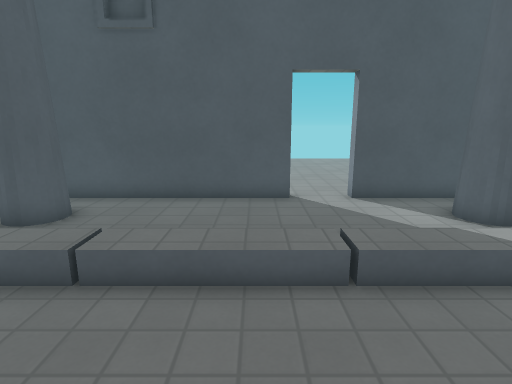
View 1 (above)

24 first-person views from a walk through a 3-D level made in the Godot game engine. The camera is 1.4 m above the floor, tilts 12° down and sees 80° across. The floor is counted in squares, 0.5 m on a side. Each view is taken from the middle of a square. On the plan, view 1 faces up. The plan holds only what a view shows up to about 20 squares ahead; the rest is blank. The place goes on beyond the plan. Door leaves are left out where a doorway can be walked through. Some surface patterns are stand-ins.

View 2
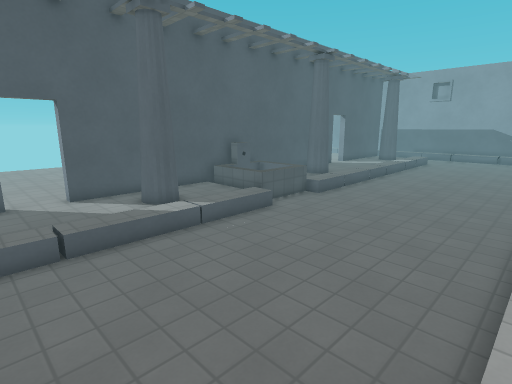

View 3
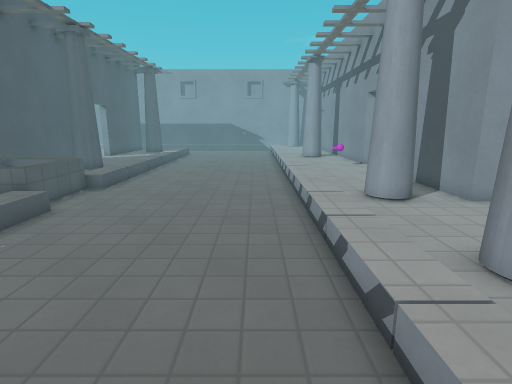

View 4
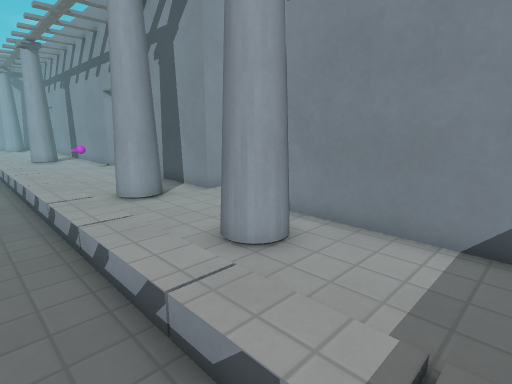

View 5
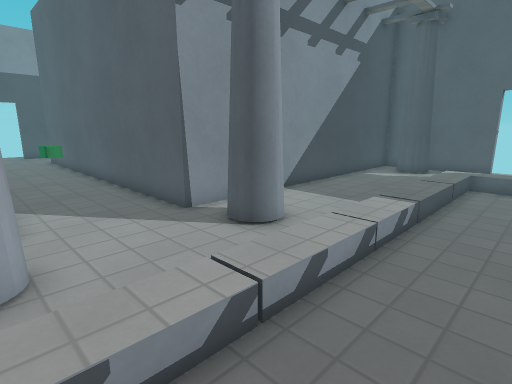

View 6
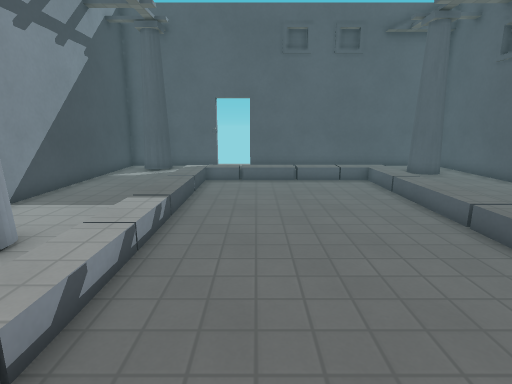

View 7
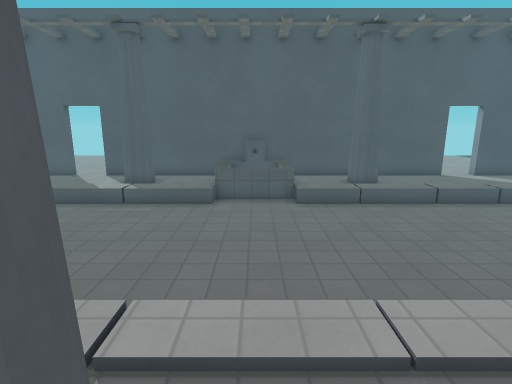

View 8
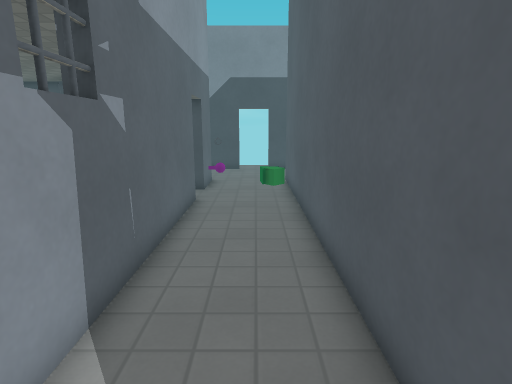

View 9
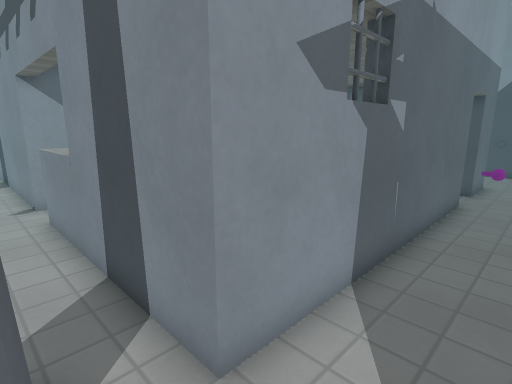

View 10
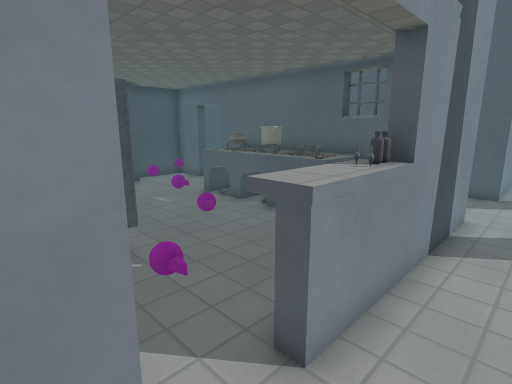

View 11
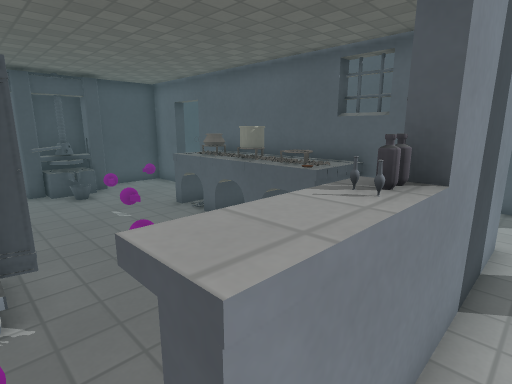

View 12
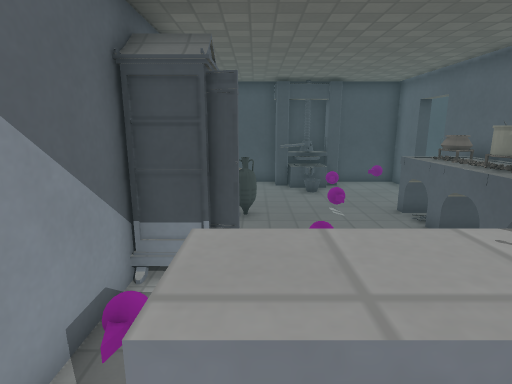

View 13
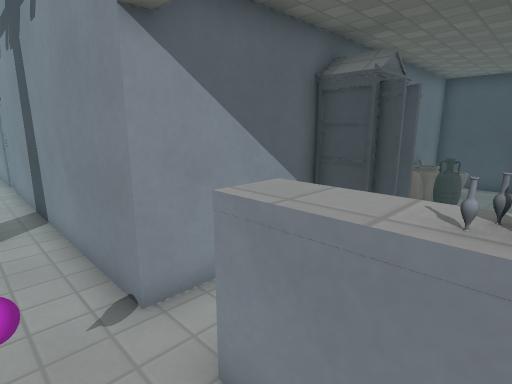

View 14
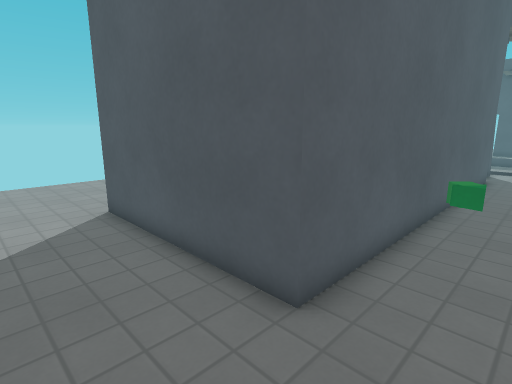

View 15
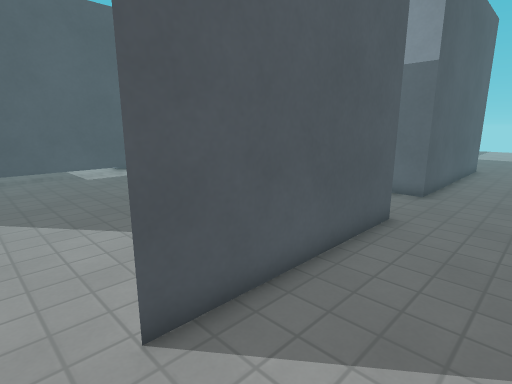

View 16
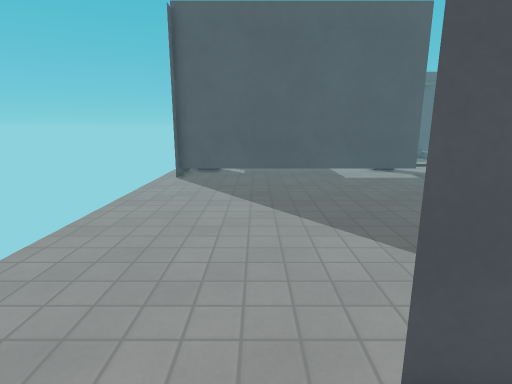

View 17
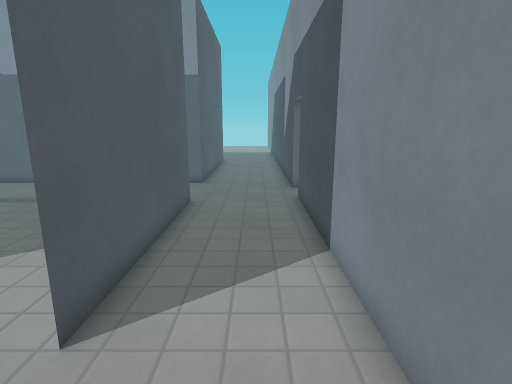

View 18
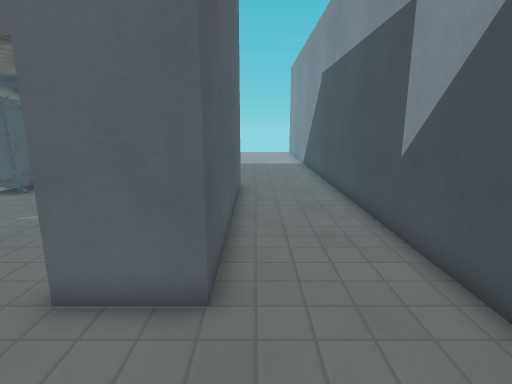

View 19
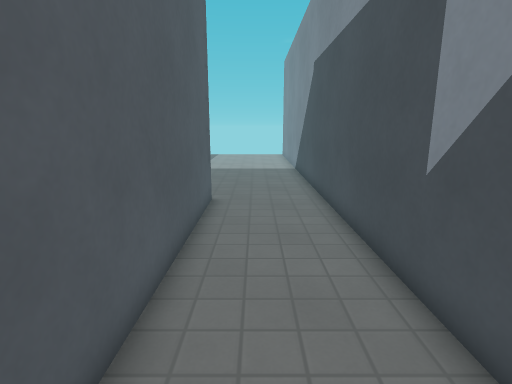

View 20
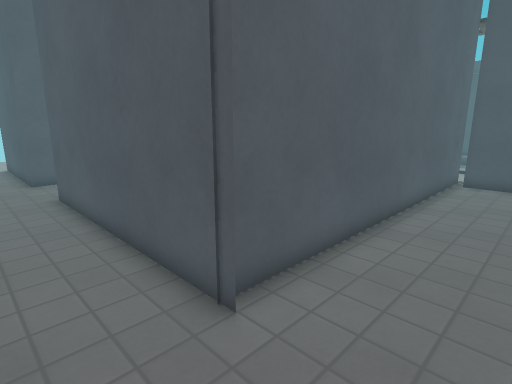

View 21
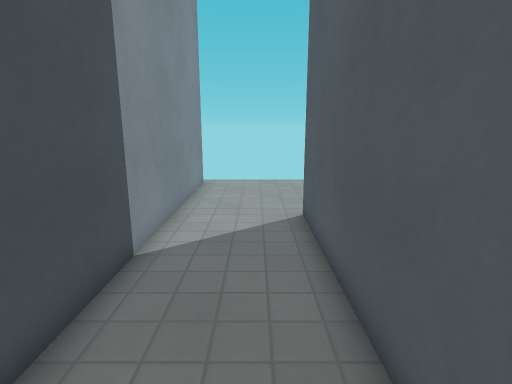

View 22
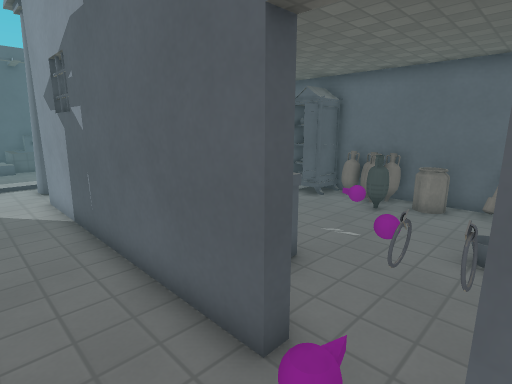

View 23
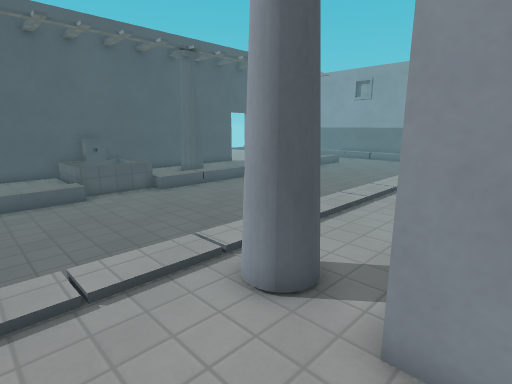

View 24
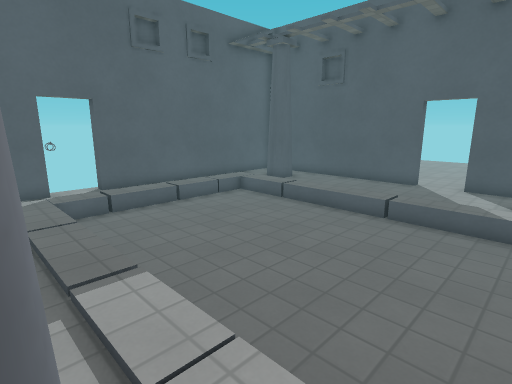

### Floor plan
Key: @ floor where view 1 was taken; # wall or solid block; x gap in a wall; . main floor; : floor 0.25 m higher than the main floor; - floor 0.25 m lower than the main floor; / step, stairs or slope; D door; = window, fence, low wall or low ledge; ^ raised ledge; v drop or lower ground; O other object.
Columns run from 9 left of view 1 to 23 right of it. Each row starts with its distance up from view 1.
 10  ##########DDD###################
  9  # .................==O/... .....
  8  #. #.........###...  ./..# .....
  7  #.##.........###...  ./..##.....
  6  #................./vvv/.........
  5  #./////////////////---//////////
  4  #.-----------------------------
  3  #.-----------------------------
  2 # .----------------------------
  1 # /-----------------------------
  0  #.------@-----------------------
 -1 x .------------------------------
 -2 ../------------------------------
 -3 #DD---------------------------
 -4  DD............./../.../../../...
 -5  #...............................
 -6  ##..........##....##............
 -7  ##..........##....##......OO....
 -8 .##        ####..................
 -9 .##############...######=^^.#####
-10 ..............#...##   ##^^O####
-11 ..............#...##    ...O#...
-12 ..............#...#### ..O..#...
-13 ..............#...####...O###...
-14 ............. #...####....###...
-15 ............. #...####..O.###...
-16 ............  #...####..O...O...
-17 ............  #...####....OOO...
-18 ...........  .#...####.OO.OOO...
-19 ........... ..#OO.##.......OO....
-20 ..............#......O......#....
-21 ............  #..OO ....#=..O....
-22 ...........   #..DD#...#==.:#....
-23 ..........    #...##..#### .#....
-24 .......########...###########....
-25 .................................
-26 .................................
-27 .................................
-28 .................................
-29 .###############..DD#############

Positions as (right, up) in squares from view 1, and headings:
1: (0, 0), facing up
2: (0, -4), facing up-right
3: (0, -2), facing right
4: (0, -2), facing down-right
5: (10, -1), facing down-left
6: (10, -1), facing left
7: (12, -8), facing up
8: (7, -8), facing down
9: (7, -7), facing down-right
10: (20, -7), facing down-left
11: (18, -8), facing down-left
12: (17, -8), facing down
13: (15, -7), facing down-right
14: (8, -28), facing up-left
15: (-4, -28), facing up-right
16: (-4, -27), facing up
17: (-6, -27), facing right
18: (5, -25), facing right
19: (8, -26), facing right
20: (23, -27), facing up-left
21: (7, -26), facing left
22: (7, -22), facing up-right
23: (6, -10), facing up-right
24: (6, -6), facing up-left
